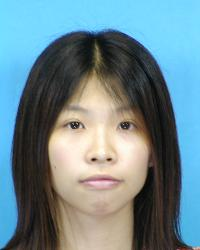
#> input picture dataset/photos/f-005-01.jpg, 200 x 250 px, found by its file name; its folder holds 4 pictures in this run
$ python preprocess.py
#> lines starting #> are read from the running program, lines starting #| are printed output that depends on the picture
import os
import cv2

PHOTO_DIR = "C:\\Users\\durga\\OneDrive\\Desktop\\face_sketch_project\\dataset\\photos"
SKETCH_DIR = "C:\\Users\\durga\\OneDrive\\Desktop\\face_sketch_project\\dataset\\sketches"

OUT_PHOTO_DIR = "C:\\Users\\durga\\OneDrive\\Desktop\\face_sketch_project\\processed_data\\photos"
OUT_SKETCH_DIR = "C:\\Users\\durga\\OneDrive\\Desktop\\face_sketch_project\\processed_data\\sketches"

os.makedirs(OUT_PHOTO_DIR, exist_ok=True)
os.makedirs(OUT_SKETCH_DIR, exist_ok=True)

IMG_SIZE = 256

def process_images(input_dir, output_dir):
    for img_name in os.listdir(input_dir):
        img_path = os.path.join(input_dir, img_name)
        img = cv2.imread(img_path, cv2.IMREAD_GRAYSCALE)
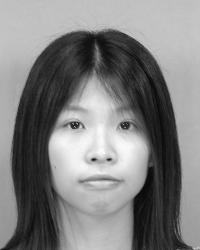
#> img: shape (250, 200); min 0, max 255, mean 127.4

        if img is None:
            continue

        img = cv2.resize(img, (IMG_SIZE, IMG_SIZE))
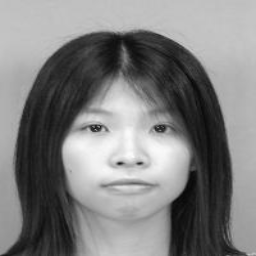
#> img: shape (256, 256); min 6, max 252, mean 127.3
        cv2.imwrite(os.path.join(output_dir, img_name), img)
#> pass 2 of the loop in process_images, `for img_name in os.listdir(input_dir):`:
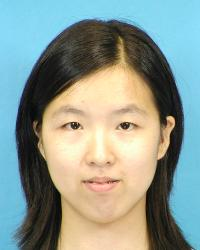
#> input picture dataset/photos/f-009-01.jpg, 200 x 250 px, found by its file name
#> in process_images, `img = cv2.imread(img_path, cv2.IMREAD_GRAYSCALE)`:
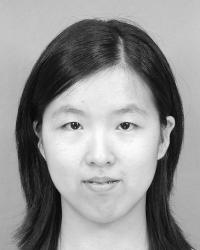
#> img: shape (250, 200); min 0, max 253, mean 147.6
#> in process_images, `img = cv2.resize(img, (IMG_SIZE, IMG_SIZE))`:
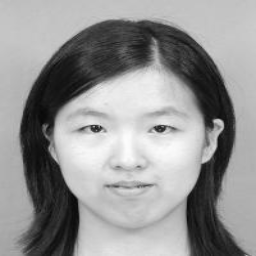
#> img: shape (256, 256); min 7, max 252, mean 147.4
#> pass 3 of the loop in process_images, `for img_name in os.listdir(input_dir):`:
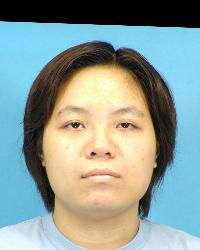
#> input picture dataset/photos/f-012-01.jpg, 200 x 250 px, found by its file name
#> in process_images, `img = cv2.imread(img_path, cv2.IMREAD_GRAYSCALE)`:
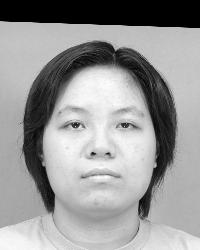
#> img: shape (250, 200); min 0, max 254, mean 151.2
#> in process_images, `img = cv2.resize(img, (IMG_SIZE, IMG_SIZE))`:
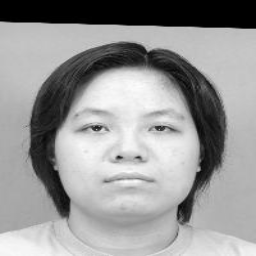
#> img: shape (256, 256); min 0, max 253, mean 151.1
#> the loop made 4 passes; the first 3 are shown

process_images(PHOTO_DIR, OUT_PHOTO_DIR)
#> (the run stopped early here; a loop or call above may not have finished)
